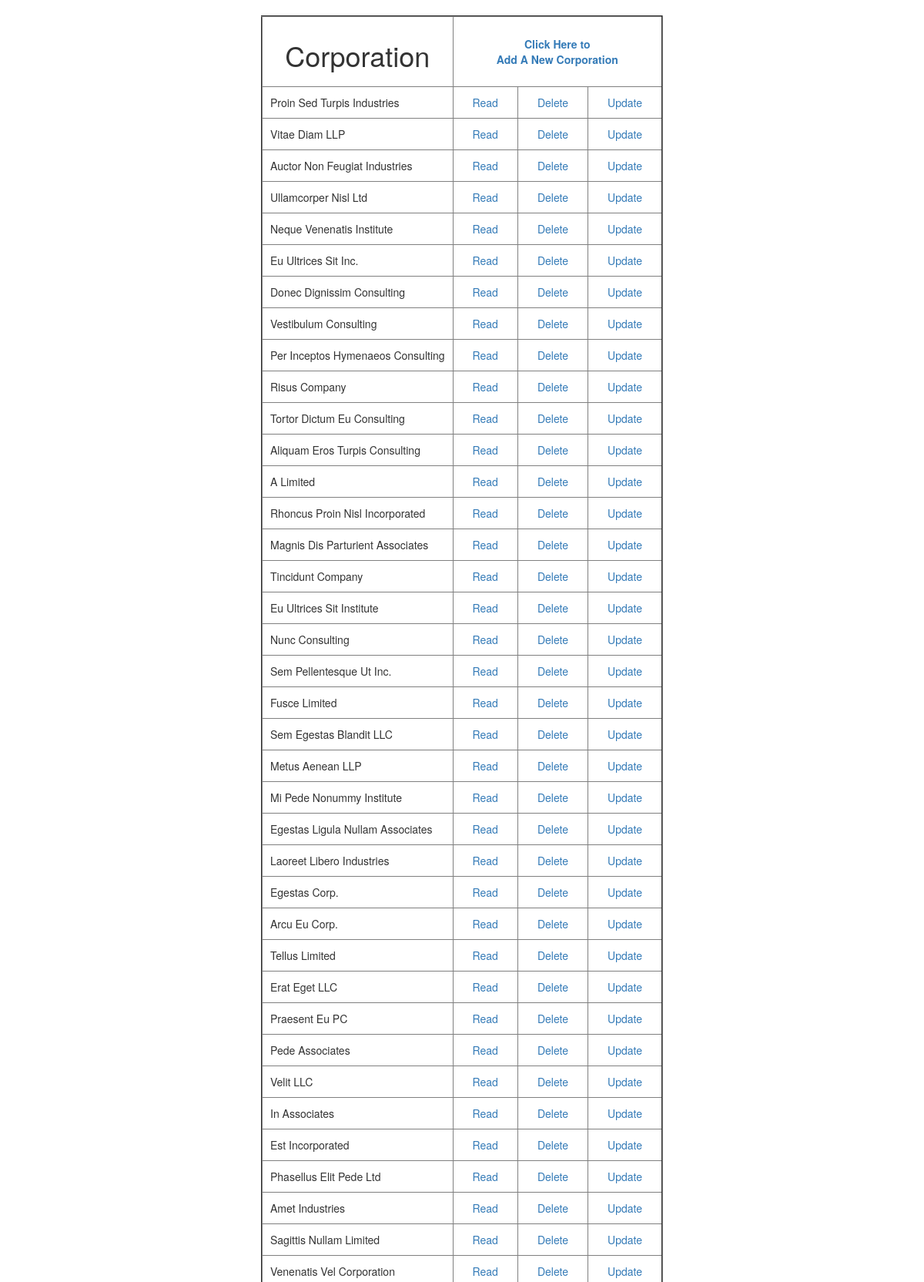
The page /Lab3/view.php (upper part) on the database its author committed.
### tables this page shows
CREATE TABLE IF NOT EXISTS `corps` (
  `id` mediumint(8) unsigned NOT NULL,
  `corp` varchar(255) DEFAULT NULL,
  `incorp_dt` varchar(255) DEFAULT NULL,
  `email` varchar(255) DEFAULT NULL,
  `zipcode` varchar(10) DEFAULT NULL,
  `owner` varchar(255) DEFAULT NULL,
  `phone` varchar(100) DEFAULT NULL
);

### Lab3/view.php (the view, shortened to what this page needs)
<!DOCTYPE html>
<html>
    <head>
        <link rel="stylesheet" type="text/css" href="bootstrap.css">
    </head>
    <body><center>
        <div id="wrapper">
        <?php
        $db = dbconnect();
        $stmt = $db->prepare("SELECT id, corp FROM corps");
        $results = array();
        if ($stmt->execute() && $stmt->rowCount() > 0) {
            $results = $stmt->fetchALL(PDO::FETCH_ASSOC);
        }
        ?>
        <table class="table-hover" border="2">
            <thead>
                <tr>
        <th><h1 class="col-lg-12">Corporation</h1></th>
    <th colspan="3">
        <a class="col-lg-12" href="add.php">Click Here to <br/>Add A New Corporation</a>
</tr>
</thead>
<tbody>
    <?php foreach ($results as $row): ?>
        <tr>
            <td><?php echo $row['corp']; ?></td>
            <td><a class="col-lg-12" href="read.php?corp=<?php echo $row['corp']; ?>">Read</a></td>
            <td><a class="col-lg-12" href="delete.php?corp=<?php echo $row['corp']; ?>">Delete</a></td>
            <td><a class="col-lg-12" href="update.php?id=<?php echo $row['id']; ?>">Update</a></td>
        </tr>
    <?php endforeach; ?>
</tbody>
</table>
        </center>
</body>
</html>

### rows shown on the page
corps: corp "Proin Sed Turpis Industries"
corps: corp "Vitae Diam LLP"
corps: corp "Auctor Non Feugiat Industries"
corps: corp "Ullamcorper Nisl Ltd"
corps: corp "Neque Venenatis Institute"
corps: corp "Eu Ultrices Sit Inc."
corps: corp "Donec Dignissim Consulting"
corps: corp "Vestibulum Consulting"
corps: corp "Per Inceptos Hymenaeos Consulting"
corps: corp "Risus Company"
corps: corp "Tortor Dictum Eu Consulting"
corps: corp "Aliquam Eros Turpis Consulting"
corps: corp "A Limited"
corps: corp "Rhoncus Proin Nisl Incorporated"
corps: corp "Magnis Dis Parturient Associates"
corps: corp "Tincidunt Company"
corps: corp "Eu Ultrices Sit Institute"
corps: corp "Nunc Consulting"
corps: corp "Sem Pellentesque Ut Inc."
corps: corp "Fusce Limited"
corps: corp "Sem Egestas Blandit LLC"
corps: corp "Metus Aenean LLP"
corps: corp "Mi Pede Nonummy Institute"
corps: corp "Egestas Ligula Nullam Associates"
corps: corp "Laoreet Libero Industries"
corps: corp "Egestas Corp."
corps: corp "Arcu Eu Corp."
corps: corp "Tellus Limited"
corps: corp "Erat Eget LLC"
corps: corp "Praesent Eu PC"
corps: corp "Pede Associates"
corps: corp "Velit LLC"
corps: corp "In Associates"
corps: corp "Est Incorporated"
corps: corp "Phasellus Elit Pede Ltd"
corps: corp "Amet Industries"
corps: corp "Sagittis Nullam Limited"
corps: corp "Venenatis Vel Corporation"
